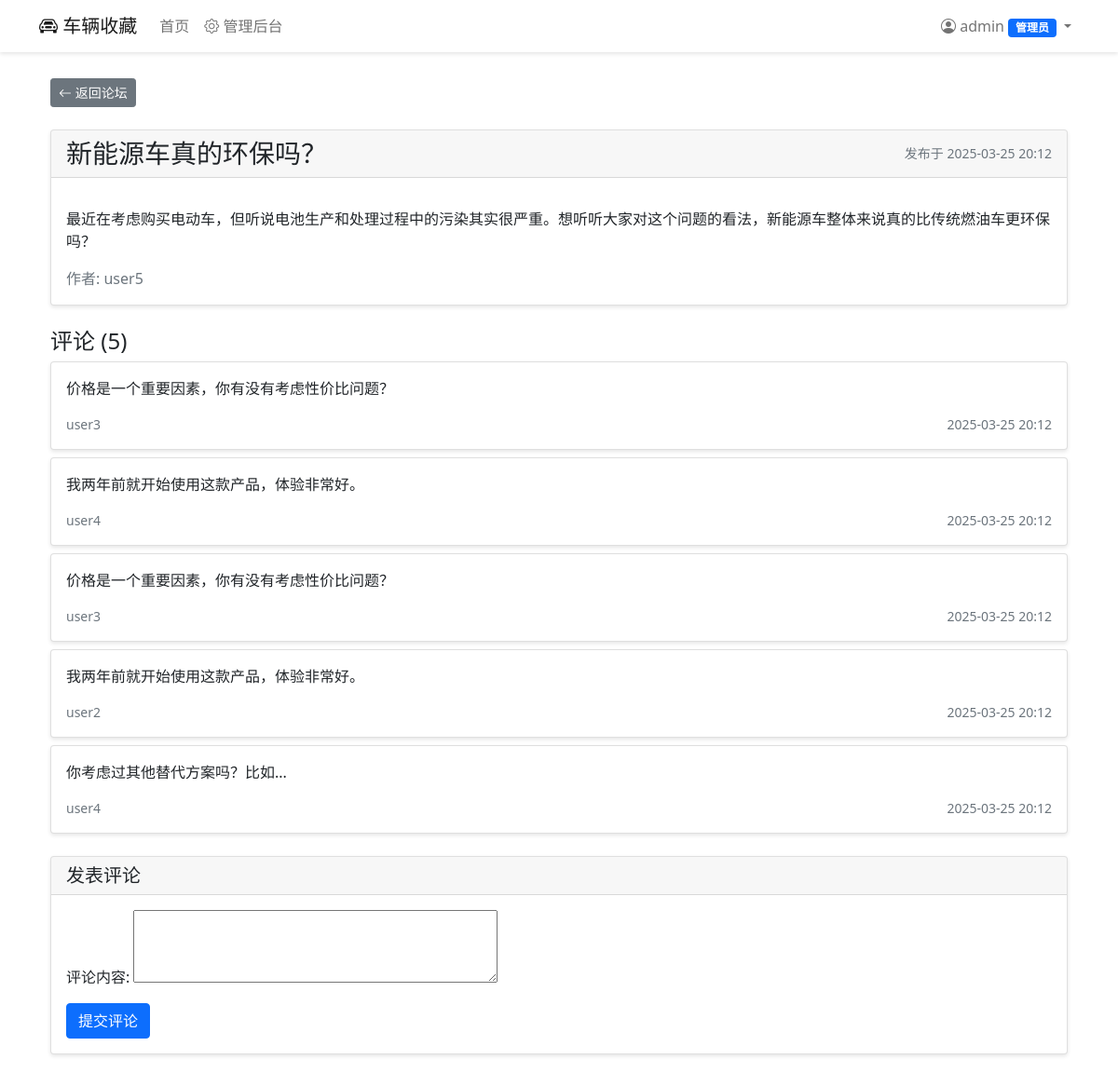
Page /forum/post/2/ (signed in) on the committed database.
### cars/models.py (models this page shows)
class Post(models.Model):
    title = models.CharField(max_length=200, verbose_name='标题')
    content = models.TextField(verbose_name='内容')
    author = models.ForeignKey(
        User,
        on_delete=models.CASCADE,
        related_name='posts',
        verbose_name='作者'
    )
    created_at = models.DateTimeField(auto_now_add=True, verbose_name='创建时间')
    updated_at = models.DateTimeField(auto_now=True, verbose_name='更新时间')
    class Meta:
        ordering = ['-created_at']
        verbose_name = '帖子'
        verbose_name_plural = '帖子列表'

class Comment(models.Model):
    post = models.ForeignKey(
        Post,
        on_delete=models.CASCADE,
        related_name='comments',
        verbose_name='帖子'
    )
    author = models.ForeignKey(
        User,
        on_delete=models.CASCADE,
        related_name='comments',
        verbose_name='作者'
    )
    content = models.TextField(verbose_name='评论内容')
    created_at = models.DateTimeField(auto_now_add=True, verbose_name='创建时间')
    class Meta:
        ordering = ['created_at']
        verbose_name = '评论'
        verbose_name_plural = '评论列表'

### cars/views.py (the view)
# urls.py: path('forum/post/<int:post_id>/', views.post_detail, name='post_detail'),
@login_required
def post_detail(request, post_id):
    post = get_object_or_404(Post, id=post_id)
    comments = post.comments.all()
    if request.method == 'POST':
        form = CommentForm(request.POST)
        if form.is_valid():
            comment = form.save(commit=False)
            comment.post = post
            comment.author = request.user
            comment.save()
            return redirect('post_detail', post_id=post.id)
    else:
        form = CommentForm()
    return render(request, 'forum/post_detail.html', {
        'post': post,
        'comments': comments,
        'form': form
    })

### cars/forms.py
class CommentForm(forms.ModelForm):
    class Meta:
        model = Comment
        fields = ['content']
        widgets = {
            'content': forms.Textarea(attrs={'rows': 3})
        }

### cars/templates/forum/post_detail.html (shortened to what this page needs)
{% extends 'base.html' %}
{% block content %}
<div class="container">
    <div class="mb-4">
        <a href="{% url 'post_list' %}" class="btn btn-secondary btn-sm">
            <i class="bi bi-arrow-left"></i> 返回论坛
        </a>
    </div>
    <div class="card mb-4">
        <div class="card-header d-flex justify-content-between align-items-center">
            <h3 class="mb-0">{{ post.title }}</h3>
            <small class="text-muted">
                发布于 {{ post.created_at|date:"Y-m-d H:i" }}
            </small>
        </div>
        <div class="card-body">
            <div class="mb-3">
                <p class="card-text">{{ post.content|linebreaks }}</p>
            </div>
            <div class="d-flex justify-content-between">
                <span class="text-muted">作者: {{ post.author.username }}</span>
            </div>
        </div>
    </div>
    <h4>评论 ({{ comments.count }})</h4>
    {% for comment in comments %}
        <div class="card mb-2">
            <div class="card-body">
                <p class="card-text">{{ comment.content }}</p>
                <div class="d-flex justify-content-between">
                    <small class="text-muted">{{ comment.author.username }}</small>
                    <small class="text-muted">{{ comment.created_at|date:"Y-m-d H:i" }}</small>
                </div>
            </div>
        </div>
    {% empty %}
        <div class="alert alert-info">暂无评论</div>
    {% endfor %}
    <div class="card mt-4">
        <div class="card-header">
            <h5 class="mb-0">发表评论</h5>
        </div>
        <div class="card-body">
            <form method="post" action="{% url 'post_detail' post.id %}">
                <div class="mb-3">
                    {{ form.content.label_tag }}
                    {{ form.content }}
                </div>
                <button type="submit" class="btn btn-primary">提交评论</button>
            </form>
        </div>
    </div>
</div>
{% endblock %}

### cars/templates/base.html (shortened to what this page needs)
<!DOCTYPE html>
<html lang="zh">
<head>
    <link href="https://cdn.jsdelivr.net/npm/bootstrap@5.1.3/dist/css/bootstrap.min.css" rel="stylesheet">
    <link href="https://cdn.jsdelivr.net/npm/bootstrap-icons@1.7.2/font/bootstrap-icons.css" rel="stylesheet">
</head>
<body>
    <nav class="navbar navbar-expand-lg navbar-light fixed-top">
        <div class="container">
            <a class="navbar-brand" href="{% url 'car_list' %}">
                <i class="bi bi-car-front"></i> 车辆收藏
            </a>
            <div class="collapse navbar-collapse" id="navbarNav">
                <ul class="navbar-nav me-auto">
                    <li class="nav-item">
                        <a class="nav-link" href="{% url 'car_list' %}">首页</a>
                    </li>
                    {% if user.is_authenticated and user.is_staff %}
                    <li class="nav-item">
                        <a class="nav-link" href="{% url 'admin:index' %}">
                            <i class="bi bi-gear"></i> 管理后台
                        </a>
                    </li>
                    {% endif %}
                </ul>
                <ul class="navbar-nav">
                    {% if user.is_authenticated %}
                        <li class="nav-item dropdown">
                            <a class="nav-link dropdown-toggle" href="#" id="navbarDropdown" role="button" data-bs-toggle="dropdown">
                                <i class="bi bi-person-circle"></i>
                                {{ user.username }}
                                {% if user.is_staff %}
                                    <span class="badge bg-primary">管理员</span>
                                {% endif %}
                            </a>
                        </li>
                    {% endif %}
                </ul>
            </div>
        </div>
    </nav>
    <div class="container mt-4">
        {% block content %}
        {% endblock %}
    </div>
</body>
</html>

### cars/templates/base.html (style rules this page uses)
body { background-color: rgb(255, 255, 255); padding-top: 60px; }
.navbar { background-color:rgb(255, 255, 255); box-shadow: 0 2px 4px rgba(0,0,0,0.1); }
.card { margin-bottom: 20px; box-shadow: 0 2px 4px rgba(0,0,0,0.1); }

### rows in the picture
Post: title "新能源车真的环保吗？", created_at "2025-03-25 20:12", content "最近在考虑购买电动车，但听说电池生产和处理过程中的污染其实很严重。想听听大家对这个问题的看法，新能源车整体来说真的比传统燃油车更环保吗？", author.username "user5", count "5"
Comment: content "价格是一个重要因素，你有没有考虑性价比问题？", author.username "user3", created_at "2025-03-25 20:12"
Comment: content "我两年前就开始使用这款产品，体验非常好。", author.username "user4", created_at "2025-03-25 20:12"
Comment: content "价格是一个重要因素，你有没有考虑性价比问题？", author.username "user3", created_at "2025-03-25 20:12"
Comment: content "我两年前就开始使用这款产品，体验非常好。", author.username "user2", created_at "2025-03-25 20:12"
Comment: content "你考虑过其他替代方案吗？比如...", author.username "user4", created_at "2025-03-25 20:12"

### other values in the picture
{{ user.username }} "admin"
